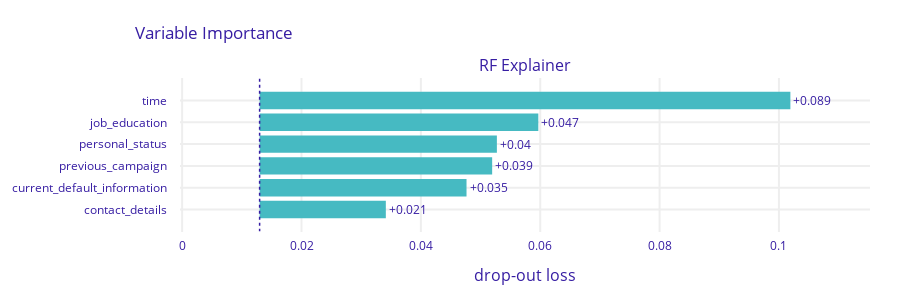

The notebook cell saved with this chart:
### Code cell
model = RandomForestClassifier()
model.fit(X, y)
model_exp = dx.Explainer(model, X, y, label = "RF Explainer")
mp_rf = model_exp.model_parts(type='variable_importance', 
                              loss_function='mse', 
                              N=None, 
                              B=10,
                              variables=None,
                              variable_groups={'time': ['contact_year', 'contact_month', 'contact_day_of_month', 'contact_day_of_week'],
                                               'job_education': ['job_cat', 'education_cat'],
                                               'personal_status': ['age', 'marital_cat'],
                                               'contact_details': ['contact_cat'],
                                               'previous_campaign': ['poutcome_cat', 'campaign', 'pdays'],
                                               'current_default_information': ['default_cat', 'some_loan', 'housing_cat', 'loan_cat']
                                              }, 
                              processes=6)
mp_rf.plot()

### Figure 1 — Plotly figure (JSON) as saved in the notebook; plotly's stock layout.template omitted (floating-point values rounded to 4 significant figures)
{"data": [{"base": 0.01298, "hoverinfo": "text", "hoverlabel": {"bgcolor": "rgba(0,0,0,0.8)"}, "hovertext": ["Model: RF Explainer loss after<br>variable: time is permuted: 0.102<br>Drop-out loss change: +0.089", "Model: RF Explainer loss after<br>variable: job_education is permuted: 0.06<br>Drop-out loss change: +0.047", "Model: RF Explainer loss after<br>variable: personal_status is permuted: 0.053<br>Drop-out loss change: +0.04", "Model: RF Explainer loss after<br>variable: previous_campaign is permuted: 0.052<br>Drop-out loss change: +0.039", "Model: RF Explainer loss after<br>variable: current_default_information is permuted: 0.048<br>Drop-out loss change: +0.035", "Model: RF Explainer loss after<br>variable: contact_details is permuted: 0.034<br>Drop-out loss change: +0.021"], "marker": {"color": "#46bac2"}, "orientation": "h", "showlegend": false, "text": ["+0.089", "+0.047", "+0.04", "+0.039", "+0.035", "+0.021"], "textposition": "outside", "type": "bar", "x": [0.08894, 0.0467, 0.03976, 0.03897, 0.03467, 0.02115], "xaxis": "x", "y": ["time", "job_education", "personal_status", "previous_campaign", "current_default_information", "contact_details"], "yaxis": "y"}], "layout": {"annotations": [{"font": {"size": 16}, "showarrow": false, "text": "RF Explainer", "x": 0.5, "xanchor": "center", "xref": "paper", "y": 1, "yanchor": "bottom", "yref": "paper"}, {"font": {"size": 16}, "showarrow": false, "text": "drop-out loss", "x": 0.5, "xanchor": "center", "xref": "paper", "y": 0, "yanchor": "top", "yref": "paper", "yshift": -30}], "font": {"color": "#371ea3"}, "height": 303, "margin": {"b": 71, "r": 30, "t": 78}, "shapes": [{"line": {"color": "#371ea3", "dash": "dot", "width": 1.5}, "type": "line", "x0": 0.01298, "x1": 0.01298, "xref": "x", "y0": -1, "y1": 6, "yref": "y"}], "title": {"text": "Variable Importance", "x": 0.15}, "xaxis": {"anchor": "y", "automargin": true, "domain": [0, 1], "fixedrange": true, "gridwidth": 2, "range": [-0.0003576, 0.1153], "tickcolor": "white", "ticklen": 3, "ticks": "outside", "type": "linear", "zeroline": false}, "yaxis": {"anchor": "x", "automargin": true, "autorange": "reversed", "domain": [0, 1], "fixedrange": true, "gridwidth": 2, "tickcolor": "white", "ticklen": 10, "ticks": "outside", "type": "category"}}}
